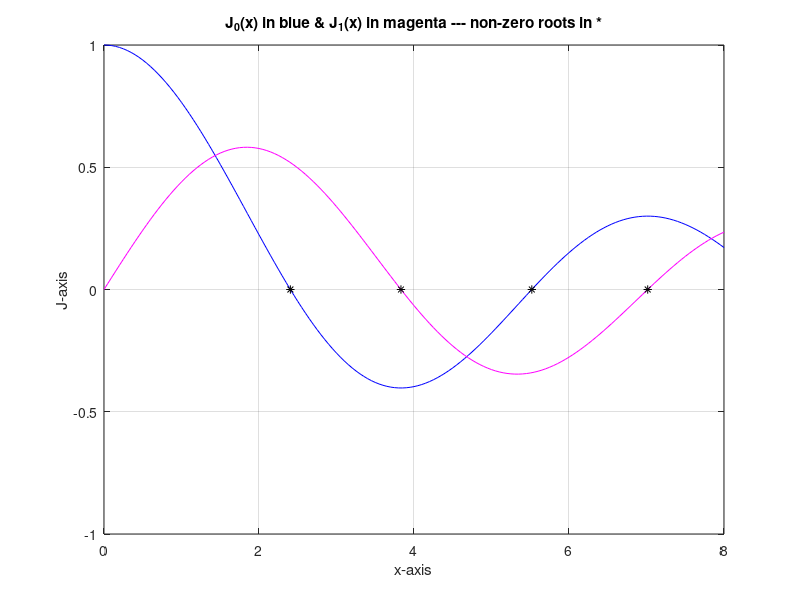

This chart was generated by the following MATLAB code:
%% Computing Assignment 4:Finding the Roots of Bessel Functions 
%
%  CA4_bessel.m -- djm -- 03 feb 2019
%  Editted by Kai Sackville-Hii (Feb 11, 2019)

clear;

% parameters:
mat_size = 16;

%  matrix size (kP = # of zeros, mP-1 = max bessel index)
kP = 2;
mP = kP;

%  matrix for zeros
Amk_1 = zeros(mP,kP);
Amk_2 = zeros(mP,kP);

% Count for function evals
Nevals=0;
Nevals1_arr = [];
Nevals2_arr = [];

% Convergence tolerance
% tol=1e-6;
tol=1e-6;

%  define bessel function
bfunc = @(x,mm) besselj(mm,x);

disp("Finding the roots of the Bessel Funtion:");
disp("")
% ======================================================================= %
%                         PART 1: MATLABS FZERO                           %
% ======================================================================= %

disp(" ===== Part 1: Matlabs fzero ===== ")
%  fzero options - 2 versions
opt1 = optimset('TolX',tol,'Display','final');
opt2 = optimset('TolX',tol,'Display','iter');
opt3 = optimset('TolX',tol,'Display','off');

%
% The following section shows how to find some roots using fzero 
% You can use this to create your all fzero code
%


ri = [2.4,2.6];    % Initial Bracket
mm = 0;

for row=1:mat_size
    
    mm = row-1;
    
    for col=1:mat_size
        Nevals = 0;
        
        % get zero
        [Amk_1(row,col), err, exitflag,output] = fzero(@(x) bfunc(x,mm),ri, opt3);
        
        % next root estimate
        root_est = Amk_1(row, col)+pi;
        a = root_est - (pi/2);
        b = root_est + (pi/2);

        % set brackets and set Nevals
        ri = [a, b];
        Nevals = Nevals + output.funcCount; 
        Nevals1_arr(end+1) = Nevals;
    end
    
    % set bracket for next Jmm
    brac_a = Amk_1(row, 1);  
    brac_b = Amk_1(row, 2);
    ri =  [brac_a, brac_b];
  
end

% ======================================================================= %
%                         PART 2: NEWTONS METHOD.                         %
% ======================================================================= %
%
% The following section shows how to find some roots using Newton's method 
% You can use this section to create your all Newton's method code
%

disp(" ===== Part 2: Newtons Method ===== ")

nm = @(x,m) x - besselj(m,x)/(0.5*(besselj(m-1,x)-besselj(m+1,x)));

%Initial guess for z_{1,1}
zi = 1;
mm = 0;
Nevals=0;

for row=1:mat_size
    mm = row-1;
    
    for col=1:mat_size
        
        Nevals = 0;
        zn=zi;
        check=1; 
        %Root finding loop
        
        while abs(check) > tol
            Amk_2(row,col) = nm(zn,mm);
            check = Amk_2(row,col)-zn;

            % Here we track function evals for Newton
            Nevals = Nevals + 3; 
            zn = Amk_2(row,col);
        end
        
        Nevals2_arr(end+1) = Nevals;
        zi = zn+pi;
        
    end    
    
    brac_a = Amk_2(row, 1);
    brac_b = Amk_2(row, 2);
    zi =  brac_a + ((brac_b-brac_a)/2);

end


%
% Output 2x2 matrix and Nevals for checking
%
A22 = Amk_1(1:2,1:2);
Zmk = Amk_2;

disp("avg Nevals of fzero")
disp(mean(Nevals1_arr))
disp("avg Nevals of Netowns")
disp(mean(Nevals2_arr))

%  plot bessel function (useful for testing?)
figure(1000);  clf
xx = 0:0.05:8;
plot(xx,besselj(0,xx),'b');  hold on
plot(xx,besselj(1,xx),'m');
plot(A22,0*A22,'k*')
grid on
axis normal
title('J_0(x) in blue & J_1(x) in magenta --- non-zero roots in *')
xlabel('x-axis')
ylabel('J-axis')
